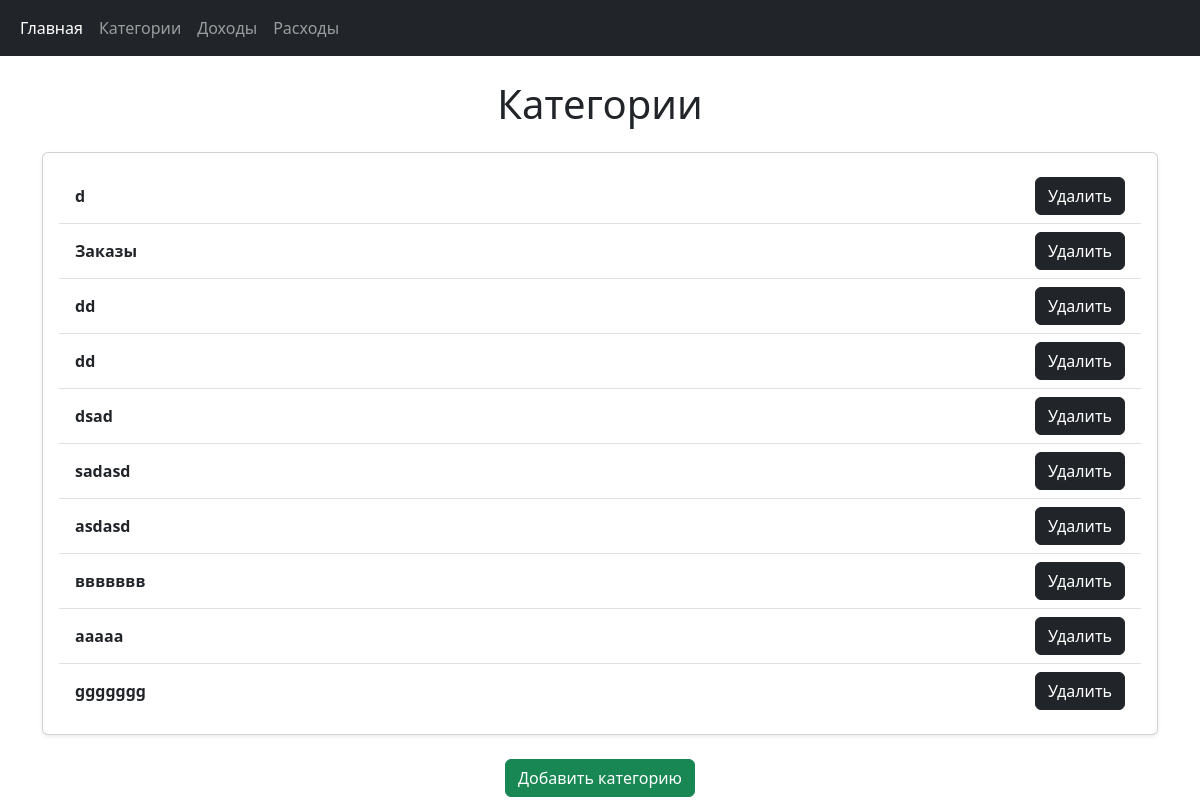
/categories, run on an earlier commit of the app's database.
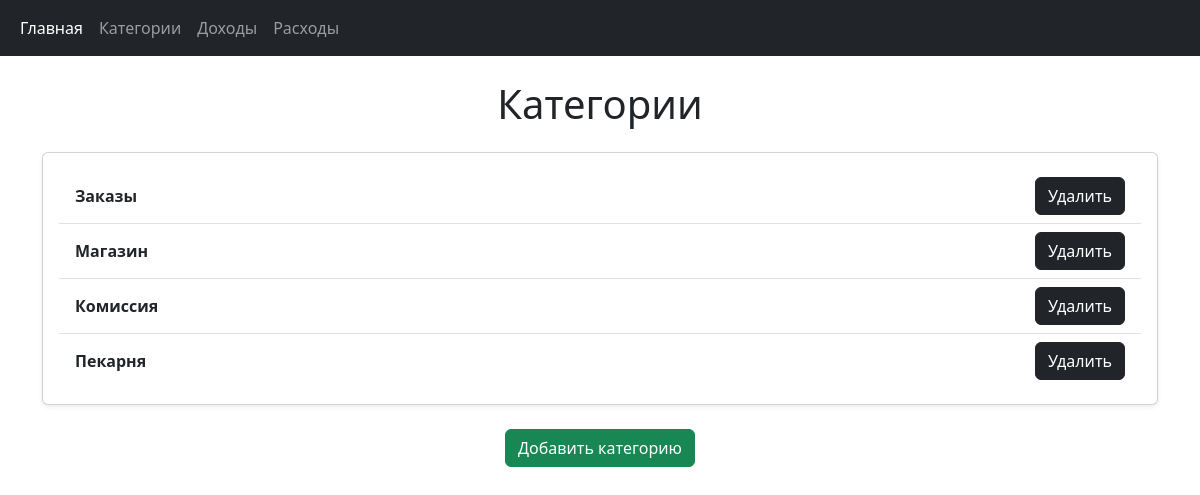
And on a later commit of the database.
### dashboard/models.py (models this page shows, shortened)
class Category(models.Model):
    title = models.CharField(max_length=255)

### dashboard/views.py (the view)
# urls.py: path("categories", category_view, name="category_view"),
def category_view(request):
    categories = Category.objects.all()
    return render(request, "categories.html", {"categories": categories})

### templates/categories.html (shortened to what this page needs)
{% extends "base.html" %}
{% block content %}
<h1 class="text-center my-4">Категории</h1>
<div class="card shadow-sm">
    <div class="card-body">
        <ul class="list-group list-group-flush">
            {% for category in categories %}
            <li class="list-group-item d-flex justify-content-between align-items-center">
                <span class="fw-bold">{{ category.title }}</span>
                <form method="POST" action="{% url 'category_del' category.id %}">
                    <button type="submit" class="btn btn-dark">Удалить</button>
                </form>
            </li>
            {% endfor %}
        </ul>
    </div>
</div>
<div class="text-center mt-4">
    <a href="/categories/add" class="btn btn-success">Добавить категорию</a>
</div>
{% endblock %}

What changed in the data, as far as the page shows it:
removed Category: title "d"
removed Category: title "dd"
removed Category: title "dd"
removed Category: title "dsad"
removed Category: title "sadasd"
removed Category: title "asdasd"
removed Category: title "ввввввв"
removed Category: title "aaaaa"
removed Category: title "ggggggg"
added Category: title "Магазин"
added Category: title "Комиссия"
added Category: title "Пекарня"
